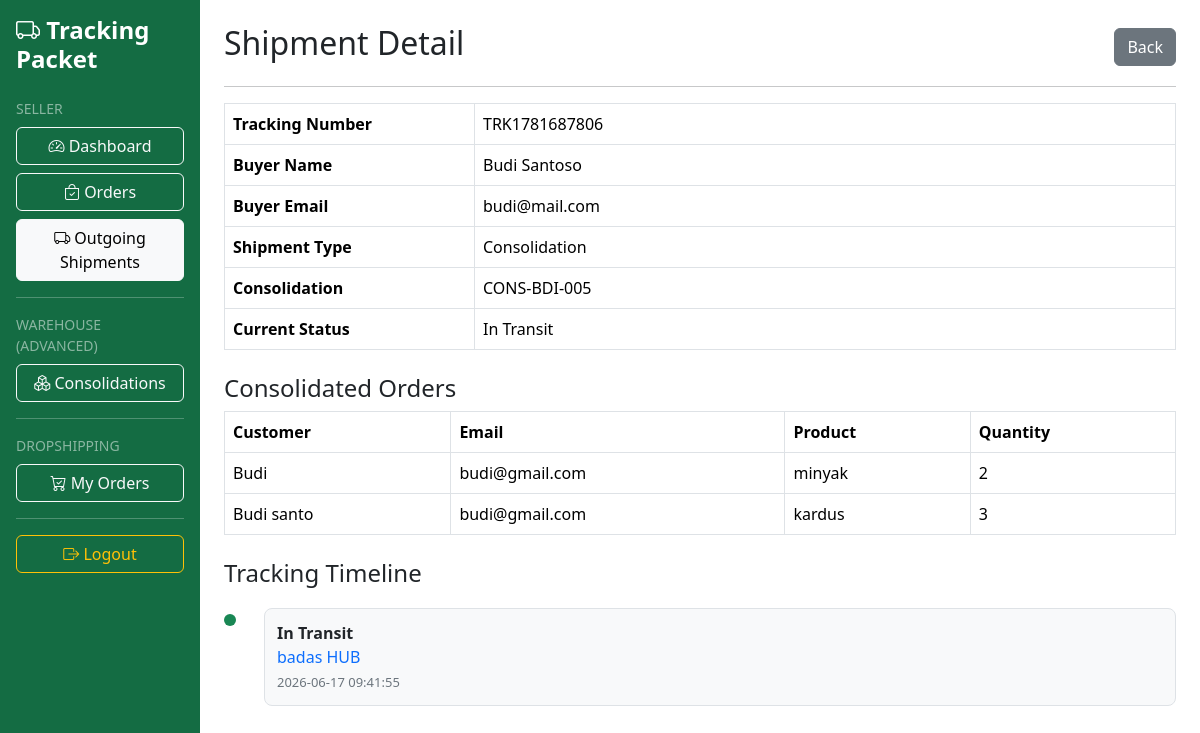
Screenshot of /seller/shipment/detail.php?id=8 (signed in) with the database file from the repository.
### tables this page shows
CREATE TABLE `shipments` (
  `id` int(11) NOT NULL,
  `tracking_number` varchar(50) NOT NULL,
  `seller_id` int(11) NOT NULL,
  `consolidation_id` int(11) DEFAULT NULL,
  `buyer_name` varchar(100) NOT NULL,
  `buyer_email` varchar(100) DEFAULT NULL,
  `shipment_type` enum('personal','consolidation','reseller') NOT NULL,
  `status` varchar(100) NOT NULL,
  `created_at` timestamp NOT NULL DEFAULT current_timestamp()
);

CREATE TABLE `consolidations` (
  `id` int(11) NOT NULL,
  `seller_id` int(11) NOT NULL,
  `consolidation_number` varchar(50) NOT NULL,
  `status` varchar(100) DEFAULT 'Created',
  `created_at` timestamp NOT NULL DEFAULT current_timestamp(),
  `shipment_created` tinyint(1) DEFAULT 0
);

CREATE TABLE `orders` (
  `id` int(11) NOT NULL,
  `seller_id` int(11) NOT NULL,
  `customer_name` varchar(100) NOT NULL,
  `customer_email` varchar(100) DEFAULT NULL,
  `product_name` varchar(150) NOT NULL,
  `quantity` int(11) DEFAULT 1,
  `address` text DEFAULT NULL,
  `status` varchar(50) DEFAULT 'Pending',
  `created_at` timestamp NOT NULL DEFAULT current_timestamp(),
  `shipment_created` tinyint(1) DEFAULT 0,
  `consolidated` tinyint(1) DEFAULT 0
);

CREATE TABLE `tracking_histories` (
  `id` int(11) NOT NULL,
  `shipment_id` int(11) NOT NULL,
  `location` varchar(150) NOT NULL,
  `status` varchar(150) NOT NULL,
  `created_at` timestamp NOT NULL DEFAULT current_timestamp()
);

### seller/shipment/detail.php (the view, shortened to what this page needs)
<?php
$id = (int) $_GET['id'];
$shipment_query = mysqli_query(
    $conn,
    "SELECT
        shipments.*,
        consolidations.consolidation_number
     FROM shipments
     LEFT JOIN consolidations
        ON consolidations.id = shipments.consolidation_id
     WHERE shipments.id='$id'"
);
$shipment = mysqli_fetch_assoc($shipment_query);
$consolidation_items = null;
if (!empty($shipment['consolidation_id'])) {
    $consolidation_items = mysqli_query(
        $conn,
        "SELECT
            orders.customer_name,
            orders.customer_email,
            orders.product_name,
            orders.quantity
         FROM consolidation_orders
         JOIN orders
            ON orders.id =
               consolidation_orders.order_id
         WHERE consolidation_orders.consolidation_id =
               '{$shipment['consolidation_id']}'"
    );
}
$histories = mysqli_query(
    $conn,
    "SELECT *
     FROM tracking_histories
     WHERE shipment_id='$id'
     ORDER BY created_at DESC"
);
include '../../includes/layout-top.php';
?>
<div class="d-flex justify-content-between align-items-center">
    <h2>Shipment Detail</h2>
    <a
        href="index.php"
        class="btn btn-secondary">
        Back
    </a>
</div>
<hr>
<table class="table table-bordered">
    <tr>
        <th width="250">
            Tracking Number
        </th>
        <td>
            <?= $shipment['tracking_number']; ?>
        </td>
    </tr>
    <tr>
        <th>
            Buyer Name
        </th>
        <td>
            <?= $shipment['buyer_name']; ?>
        </td>
    </tr>
    <tr>
        <th>
            Buyer Email
        </th>
        <td>
            <?= $shipment['buyer_email']; ?>
        </td>
    </tr>
    <tr>
        <th>
            Shipment Type
        </th>
        <td>
            <?= ucfirst($shipment['shipment_type']); ?>
        </td>
    </tr>
    <?php if(!empty($shipment['consolidation_number'])) : ?>
    <tr>
        <th>
            Consolidation
        </th>
        <td>
            <?= $shipment['consolidation_number']; ?>
        </td>
    </tr>
    <?php endif; ?>
    <tr>
        <th>
            Current Status
        </th>
        <td>
            <?= $shipment['status']; ?>
        </td>
    </tr>
</table>
<?php if($consolidation_items) : ?>
<h4 class="mt-4">
    Consolidated Orders
</h4>
<table class="table table-bordered">
    <thead>
        <tr>
            <th>Customer</th>
            <th>Email</th>
            <th>Product</th>
            <th>Quantity</th>
        </tr>
    </thead>
    <tbody>
    <?php while($item = mysqli_fetch_assoc($consolidation_items)) : ?>
        <tr>
            <td>
                <?= $item['customer_name']; ?>
            </td>
            <td>
                <?= $item['customer_email']; ?>
            </td>
            <td>
                <?= $item['product_name']; ?>
            </td>
            <td>
                <?= $item['quantity']; ?>
            </td>
        </tr>
    <?php endwhile; ?>
    </tbody>
</table>
<?php endif; ?>
<h4 class="mt-4">
    Tracking Timeline
</h4>
<div class="timeline">
<?php while($history = mysqli_fetch_assoc($histories)) : ?>
    <div class="timeline-item">
        <div class="timeline-dot"></div>
        <div class="timeline-content">
            <strong>
                <?= $history['status']; ?>
            </strong>
            <br>
            <span class="timeline-location">
                <?= $history['location']; ?>
            </span>
            <br>
            <span class="timeline-date">
                <?= $history['created_at']; ?>
            </span>
        </div>
    </div>
<?php endwhile; ?>
</div>
<?php include '../../includes/layout-bottom.php'; ?>

### assets/css/custom.css (style rules this page uses)
:root { --primary-green:#198754; --primary-green-dark:#146c43; }
.table thead { background-color:var(--primary-green); color:white; }
.timeline { position:relative; margin-top:20px; }
.timeline-item { position:relative; padding-left:40px; margin-bottom:25px; }
.timeline-item:last-child::before { display:none; }
.timeline-item::before { content:''; position:absolute; left:5px; top:15px; width:2px; height:100%; background:#dcdcdc; }
.timeline-dot { width:12px; height:12px; border-radius:50%; background:#198754; position:absolute; left:0; top:6px; }
.timeline-content { background:#f8f9fa; border:1px solid #dee2e6; border-radius:8px; padding:12px; }
.timeline-location { color:#0d6efd; font-weight:500; }
.timeline-date { color:#6c757d; font-size:13px; }

### rows the page displays
shipments: tracking_number "TRK1781687806", buyer_name "Budi Santoso", buyer_email "budi@mail.com", shipment_type "Consolidation", consolidation.consolidation_number "CONS-BDI-005", status "In Transit"
orders: customer_name "Budi", customer_email "budi@gmail.com", product_name "minyak", quantity "2"
orders: customer_name "Budi santo", customer_email "budi@gmail.com", product_name "kardus", quantity "3"
tracking_histories: status "In Transit", location "badas HUB", created_at "2026-06-17 09:41:55"
